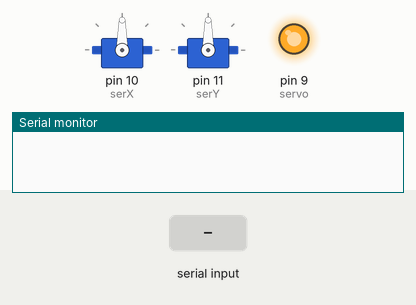
Simulated run of this sketch. Board: Arduino Uno, built with avr-gcc and run on an emulated ATmega328P. Shown: 2 × servo, output pins drawn as LEDs (lit = HIGH), the last lines printed to the serial monitor. Inputs (shaded band) come from the test bench.

Above: at 1.2 s.
1.3 s: "Y" received over Serial
At 2.5 s:
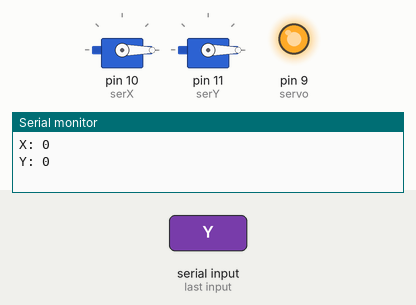
2.8 s: "30,150\n" received over Serial
At 4.0 s:
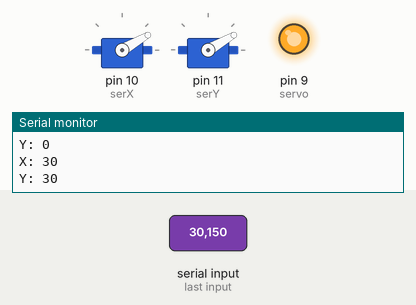
4.3 s: "200\n" received over Serial
At 5.0 s:
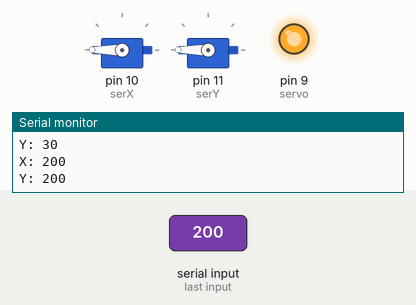
5.8 s: "X" received over Serial
At 7.0 s:
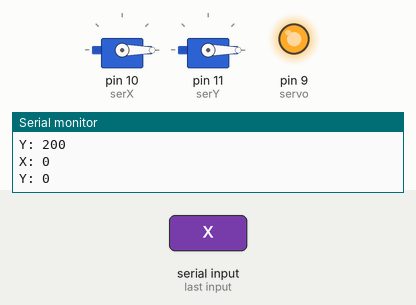
7.3 s: "90,45\n" received over Serial
At 8.5 s:
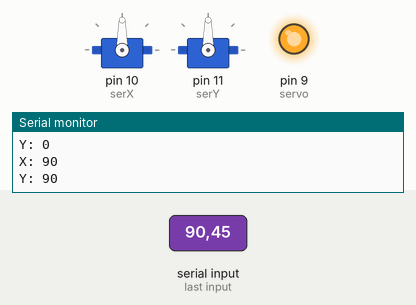
Timing chart, 0 to 9.8 s (numbered marks = the images above; inputs shaded):
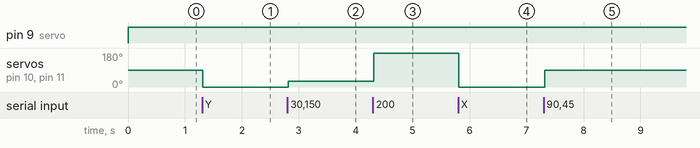

The sketch:

ServoPointer.ino
```cpp
// Servo controlled laser pointer turret.
#include<Servo.h>

Servo serX;
Servo serY;

String serialData;

void setup() {
  pinMode(9, OUTPUT); //5V for second servo
  serX.attach(10); //Pan servo
  serY.attach(11); //Tilt servo
  Serial.begin(9600);
  Serial.setTimeout(10);
}

void loop() {
  digitalWrite(9, HIGH); //5V for second servo
}

void serialEvent() {
  serialData = Serial.readString();
  serX.write(parseDataX(serialData));
  serY.write(parseDataY(serialData));

  Serial.print("X: ");
  Serial.println(parseDataX(serialData));
  Serial.print("Y: ");
  Serial.println(parseDataY(serialData));
}

int parseDataX(String data){
  data.remove(data.indexOf("Y"));
  data.remove(data.indexOf("X"), 1);
  return data.toInt();
}

int parseDataY(String data){
  data.remove(0,data.indexOf("Y") + 1);
  return data.toInt();
}
```

Measured:
- after the input at 1.3 s, servo on pin 10 (serX), servo on pin 11 (serY): 90° → 0° at once
- after the input at 2.8 s, servo on pin 10 (serX), servo on pin 11 (serY): 0° → 30° at once
- after the input at 4.3 s, servo on pin 10 (serX), servo on pin 11 (serY): 30° → 180° at once
- after the input at 5.8 s, servo on pin 10 (serX), servo on pin 11 (serY): 180° → 0° at once
- after the input at 7.3 s, servo on pin 10 (serX), servo on pin 11 (serY): 0° → 90° at once
